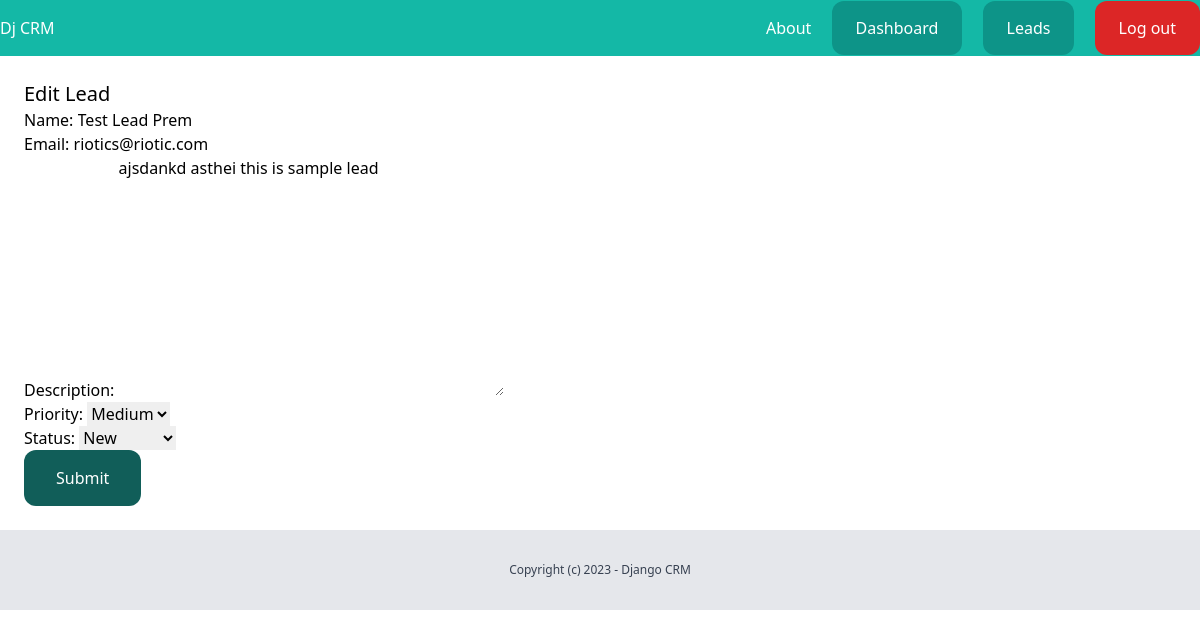
The page /dashboard/leads/5/edit/ (signed in) on the database its author committed.
### lead/models.py (models this page shows, shortened)
class Lead(models.Model):
    LOW='low'
    MEDIUM='medium'
    HIGH='high'
    CHOICES_PRIORITY =(
        (LOW, 'Low'),
        (MEDIUM, 'Medium'),
        (HIGH, 'High'),
    )
    NEW = 'new'
    CONTACTED = 'contacted'
    WON = 'won'
    LOST = 'lost'
    CHOICES_STATUS=(
        (NEW, 'New'),
        (CONTACTED, 'Contacted'),
        (WON, 'Won'),
        (LOST, 'Lost'),
    )
    name = models.CharField(max_length=255)
    email = models.EmailField()
    description = models.TextField(blank=True, null=True)
    priority = models.CharField(max_length=10, choices=CHOICES_PRIORITY, default=MEDIUM)
    status = models.CharField(max_length=10, choices=CHOICES_STATUS, default=NEW)
    created_by = models.ForeignKey(User, related_name='name',on_delete=models.CASCADE)
    created_at = models.DateTimeField(auto_now_add=True)
    modified_at = models.DateTimeField(auto_now=True)

### lead/views.py (the view)
# urls.py: path('<int:pk>/edit/', views.leads_edit, name='leads_edit'),
@login_required
def leads_edit(request, pk):
    lead = get_object_or_404(Lead, created_by=request.user, pk=pk)
    if request.method == 'POST':
        form = AddLeadForm(request.POST, instance=lead)
        if form.is_valid():
            form.save()
            messages.success(request, 'The changes was saved.')
            return redirect('leads_list')
    else:
        form=AddLeadForm(instance=lead)
    return render(request, 'lead/leads_edit.html', {
        'form': form
        })

### lead/forms.py
class AddLeadForm(forms.ModelForm):
    class Meta:
        model = Lead
        fields = ('name', 'email', 'description', 'priority', 'status')

### lead/templates/lead/leads_edit.html (shortened to what this page needs)
{% extends 'core/base.html' %}
{% block content %}
    <div class="py-6 px-6">
        <h1 class="text-xl">Edit Lead</h1>
        <form method="post" action="." ac>
            {{ form.as_p }}
            <button class="py-4 px-8 bg-teal-800 text-white rounded-xl">Submit</button>
        </form>
    </div>
{% endblock %}

### rows shown on the page
Lead: name "Test Lead Prem", email "riotics@riotic.com", description "ajsdankd asthei this is sample lead", priority "Medium", status "New"
